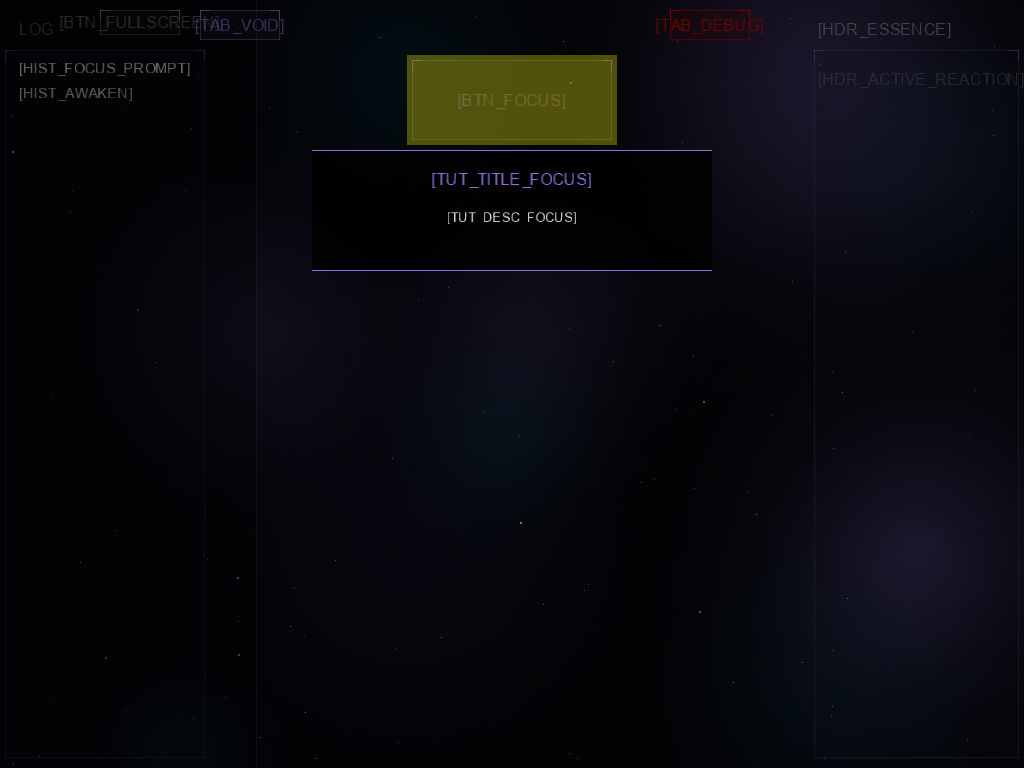
#> input picture review/aesthetic_verify.png, 1024 x 768 px
$ python aesthetic_audit.py ../review/aesthetic_verify.png
#> lines starting #> are read from the running program, lines starting #| are printed output that depends on the picture; after the words box and inside, x2 and y2 are one past the last pixel; in counts of white or black regions, pixels touching at a corner belong together
import os
import numpy as np
from PIL import Image

def audit_aesthetics(path):
#> called with path = '../review/aesthetic_verify.png'
    if not os.path.exists(path):
        return False

    img = Image.open(path).convert('RGB')
    pixels = np.array(img)

    # 20.1 Glow Heuristic: Ratio of Bloom (saturated/bright) to Background (dark)
    brightness = np.sum(pixels, axis=2) / 3.0
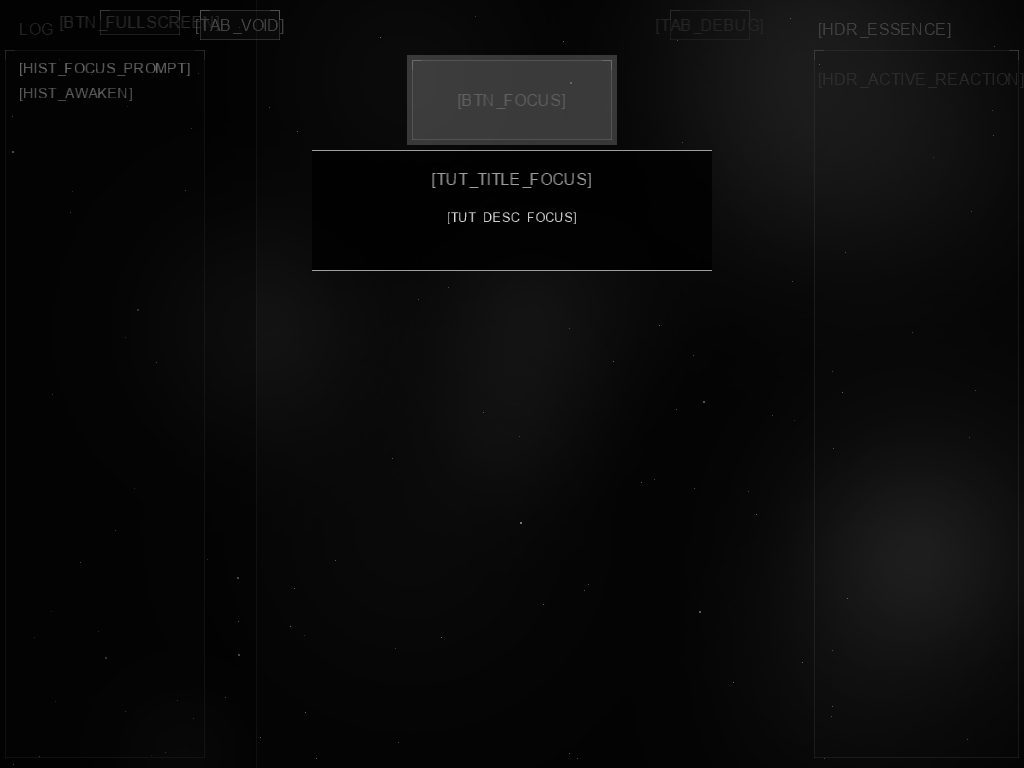
#> brightness: shape (768, 1024) float64; min 1.33, max 222, mean 10.9

    # Highly saturated or bright pixels are "Glow"
    glow_mask = (brightness > 180) | (np.max(pixels, axis=2) - np.min(pixels, axis=2) > 100)
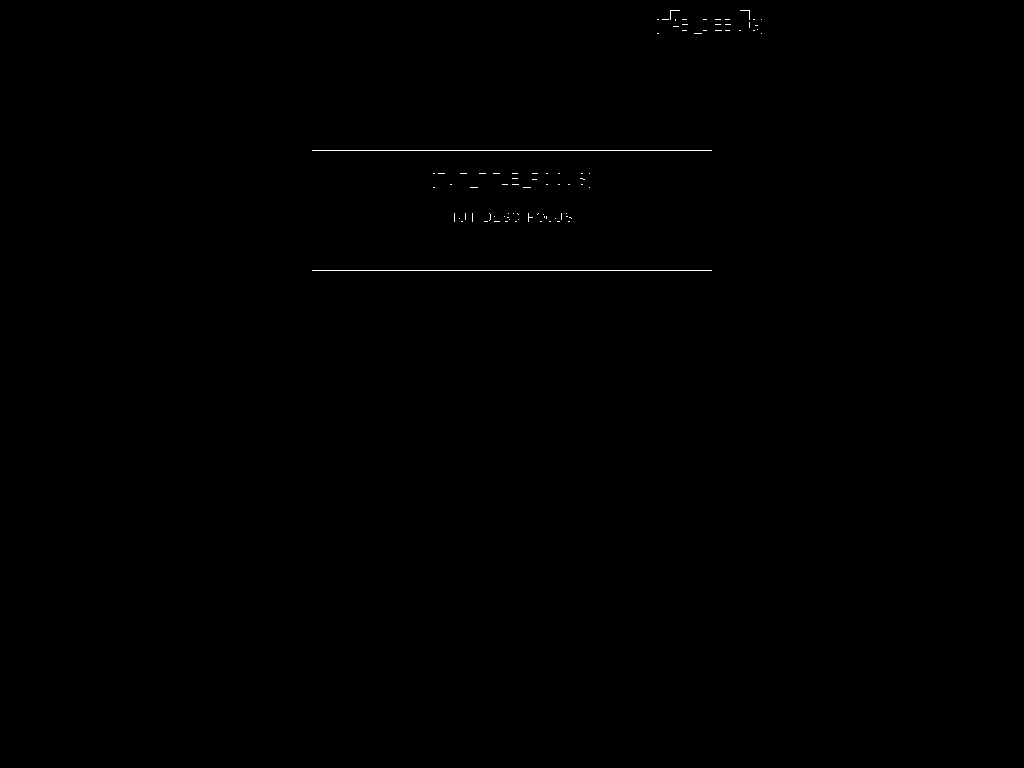
#> glow_mask: shape (768, 1024) bool; 0.15% white in thin lines or dots, all inside (x1, y1, x2, y2) = (312, 10, 762, 271)
    glow_pixels = np.sum(glow_mask)
#> glow_pixels = 1154
    total_pixels = brightness.size
#> total_pixels = 786432

    glow_score = (glow_pixels / total_pixels) * 100
#> glow_score = 0.147

    print(f"Aesthetic Audit for {path}:")
    print(f"  Glow Score: {glow_score:.2f}")
#|   Glow Score: 0.15

    # Heuristic: Early game should have low glow, late game high.
    # For a general check, we just ensure it's not "flat" (0 glow).
    if glow_score > 0.05:
        print(f"  [SUCCESS] Scene has atmospheric glow.")
        return True
    else:
        print(f"  [FAIL] Scene feels visually flat.")
        return False

if __name__ == "__main__":
    import sys
    if len(sys.argv) < 2:
        sys.exit(0)
    if not audit_aesthetics(sys.argv[1]):
        sys.exit(1)
    sys.exit(0)
#> (the program exits here)

$ run again, on review/constellation_tab.png
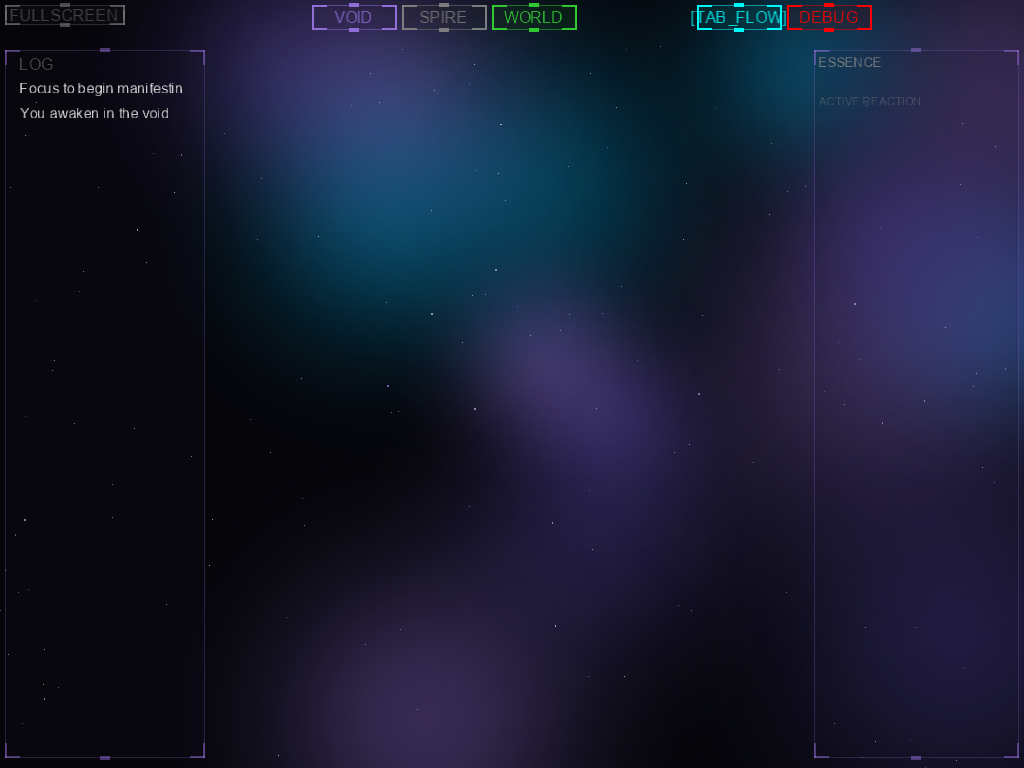
#> input picture review/constellation_tab.png, 1024 x 768 px
#> in audit_aesthetics, `brightness = np.sum(pixels, axis=2) / 3.0`:
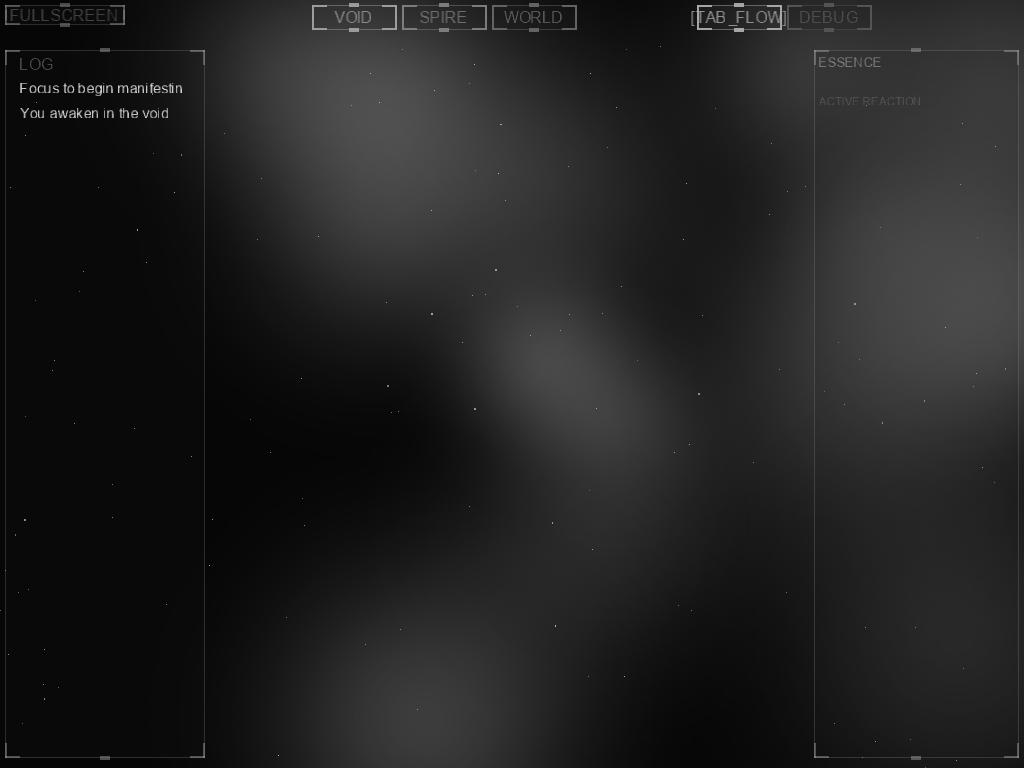
#> brightness: shape (768, 1024) float64; min 6.67, max 209, mean 33.9
#> in audit_aesthetics, `glow_mask = (brightness > 180) | (np.max(pixels, axis=2) - np.min(pixe..`:
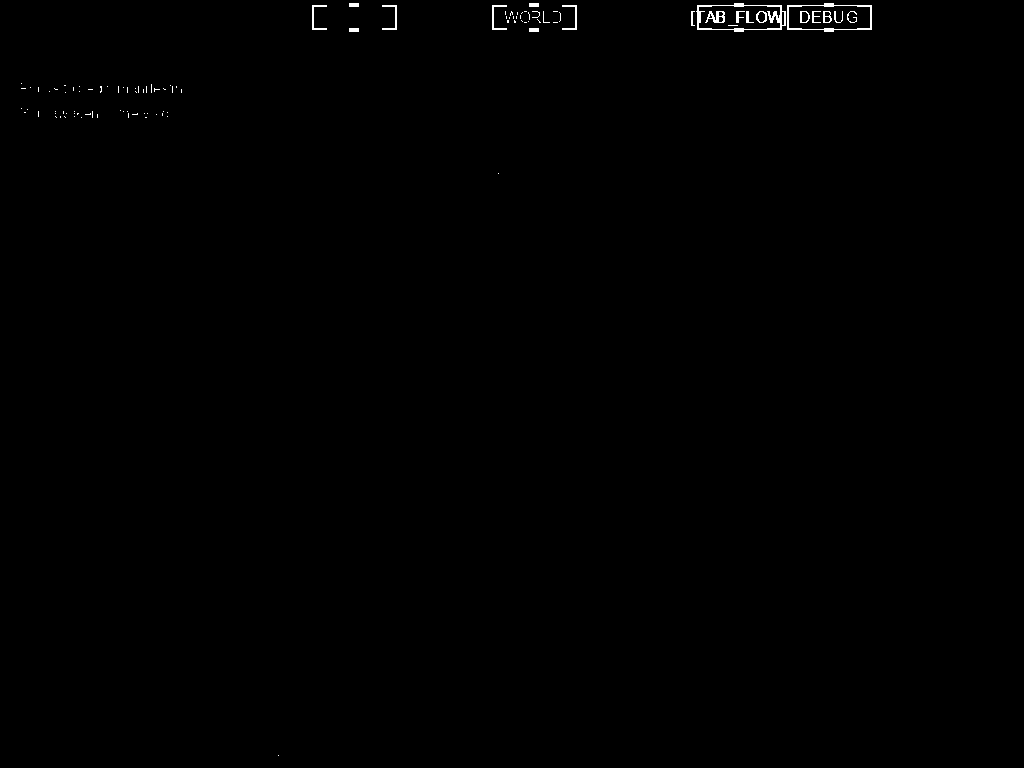
#> glow_mask: shape (768, 1024) bool; 0.29% white in thin lines or dots, all inside (x1, y1, x2, y2) = (21, 3, 872, 756)
#> glow_pixels = 2313
#> glow_score = 0.294
#|   Glow Score: 0.29

$ run again, on review/flow_tab.png
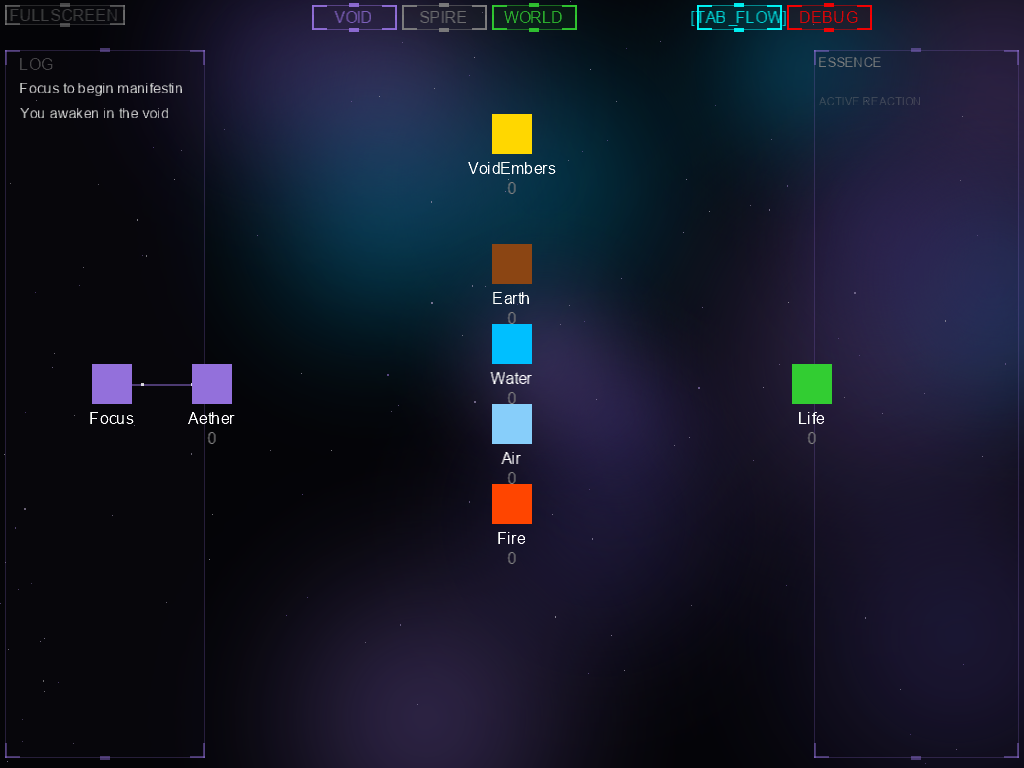
#> input picture review/flow_tab.png, 1024 x 768 px
#> in audit_aesthetics, `brightness = np.sum(pixels, axis=2) / 3.0`:
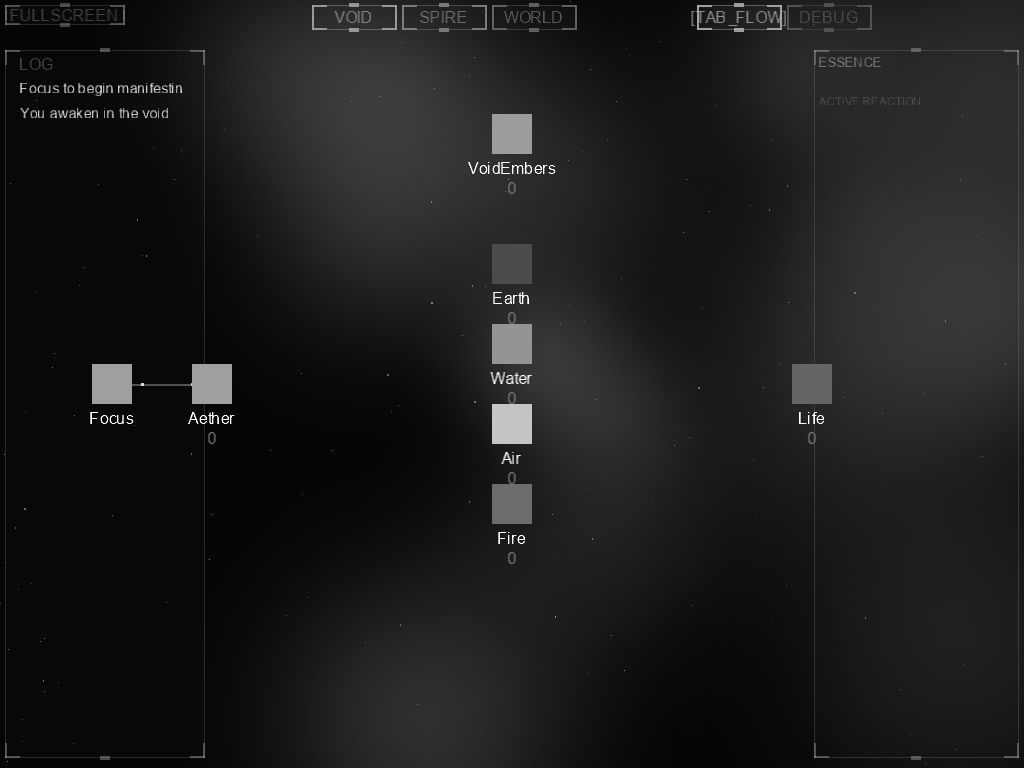
#> brightness: shape (768, 1024) float64; min 5, max 255, mean 28.5
#> in audit_aesthetics, `glow_mask = (brightness > 180) | (np.max(pixels, axis=2) - np.min(pixe..`:
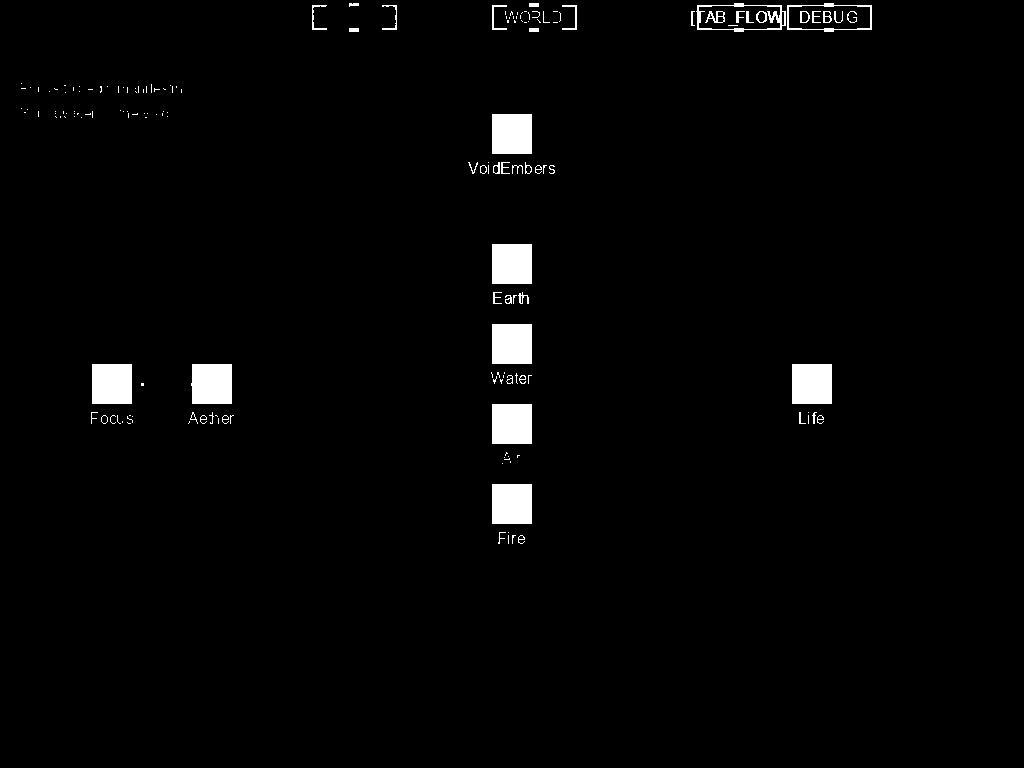
#> glow_mask: shape (768, 1024) bool; 2% white; 171 white regions (120 under 20 px), largest, box (x1, y1, x2, y2) and area: (191, 364, 232, 404) 1603, (492, 114, 532, 154) 1600, (492, 244, 532, 284) 1600
#> glow_pixels = 16020
#> glow_score = 2.04
#|   Glow Score: 2.04
